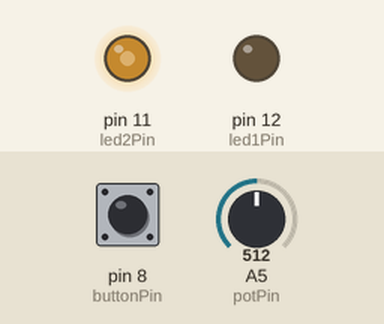
This sketch was run on a simulated Arduino Uno, built with avr-gcc and run on an emulated ATmega328P. Shown: output pins drawn as LEDs (lit = HIGH). The inputs (shaded band) are chosen by the test bench; at power-on: A5 (potPin) = 512, pin 8 (buttonPin) HIGH.

Above: at 1.2 s.
1.3 s: A5 (potPin) set to 716
At 2.6 s:
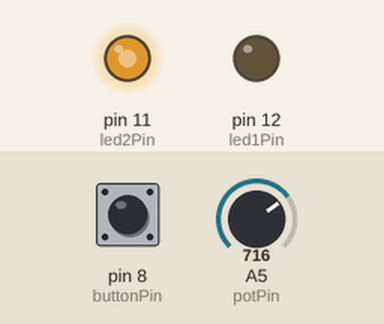
2.9 s: pin 8 (buttonPin) pulled LOW for 0.25 s
At 3.1 s:
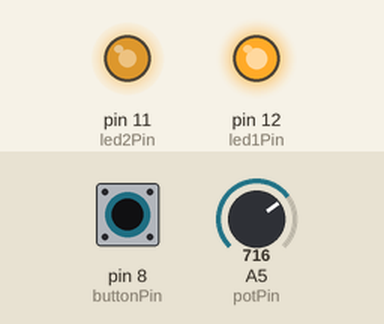
4.7 s: A5 (potPin) set to 900
At 5.3 s:
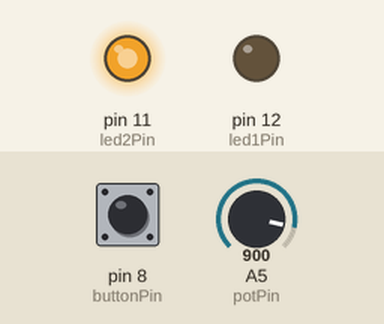
6.3 s: pin 8 (buttonPin) pulled LOW for 1 s
At 7.2 s:
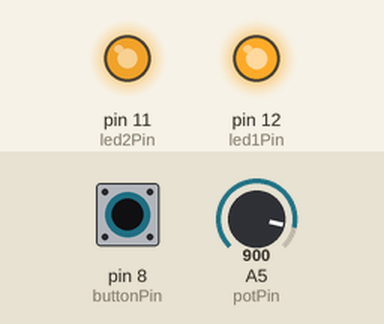
8.9 s: A5 (potPin) set to 122
At 9.9 s:
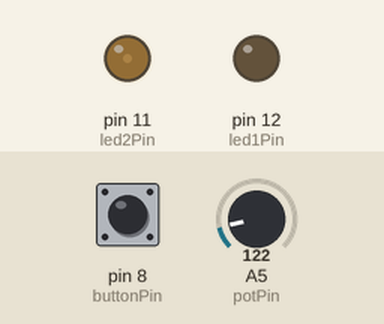
10.5 s: pin 8 (buttonPin) pulled LOW for 0.25 s
At 10.71 s:
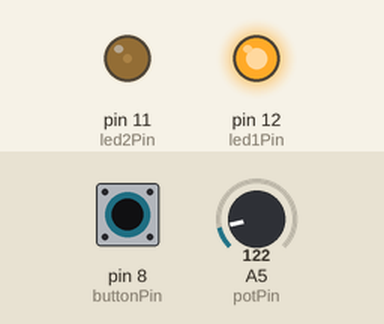
Timing chart, 0 to 13.3 s (numbered marks = the images above; inputs shaded):
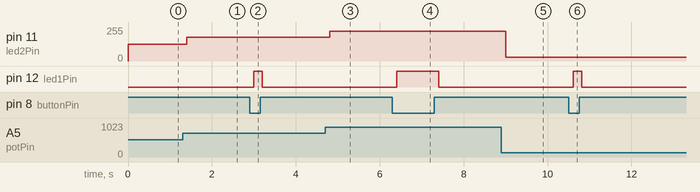

The sketch:

arduinoCode.ino
```cpp
#define buttonPin 8
#define led1Pin 12
#define potPin A5
#define led2Pin 11
bool button;
int pot;
int led;
void setup(){
 pinMode(led1Pin,OUTPUT);
 pinMode(led2Pin,OUTPUT);
 pinMode(buttonPin,INPUT);
 pinMode(potPin,INPUT);
}
void loop(){
 button = digitalRead(buttonPin);
 if(button  == 0){
 digitalWrite(led1Pin,HIGH);
 }else{
 digitalWrite(led1Pin,LOW);
 }

 pot = analogRead(potPin);
 led = map(pot,0,1023,0,255);
 analogWrite(led2Pin,led);

 delay(200);
}
```

Measured:
- after the input at 1.3 s, pin 11 (led2Pin): 127/255 → 178/255 after 0.10 s
- after the input at 2.9 s, pin 12 (led1Pin): LOW → HIGH after 0.10 s, → LOW 0.20 s later
- after the input at 4.7 s, pin 11 (led2Pin): 178/255 → 224/255 after 0.10 s
- after the input at 6.3 s, pin 12 (led1Pin): LOW → HIGH after 0.11 s, → LOW 1.0 s later
- after the input at 8.9 s, pin 11 (led2Pin): 224/255 → 30/255 after 0.11 s
- after the input at 10.5 s, pin 12 (led1Pin): LOW → HIGH after 0.11 s, → LOW 0.20 s later
